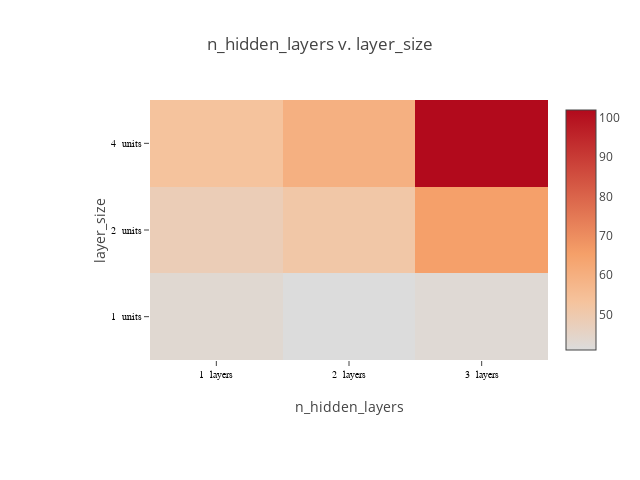

Notebook cell for this chart:
### Code cell
def plot_matrix(lossframe, x_labels, y_labels, x_suffix="", y_suffix=""):

    pivot = lossframe.pivot_table(index=[y_labels], columns=[x_labels], values=['MSE'])
#    print(pivot)
    # specify labels as strings, to force plotly to use a discrete axis
#    print(pivot.columns.levels[1]).values
#    print(lossframe[x_labels].dtype)
    
    if lossframe[x_labels].dtype == np.float64 or lossframe[x_labels].dtype == np.float32:
        xaxis = ["%f %s" % (i, x_suffix) for i in pivot.columns.levels[1].values]
    else:
        xaxis = ["%d %s" % (i, x_suffix) for i in pivot.columns.levels[1].values]
    if lossframe[y_labels].dtype == np.float64 or lossframe[y_labels].dtype == np.float32:
        yaxis = ["%f %s" % (i, y_suffix) for i in pivot.index.values]
    else:
        yaxis = ["%d %s" % (i, y_suffix) for i in pivot.index.values]
        
#    print(xaxis, yaxis)
    """plot a heat map of a matrix"""
    chart_width=640
    chart_height=480
    
    layout = Layout(
        title="%s v. %s" % (x_labels, y_labels),
        height=chart_height,
        width=chart_width,     
        margin=dict(
            l=150,
            r=30,
            b=120,
            t=100,
        ),
        xaxis=dict(
            title=x_labels,
            tickfont=dict(
                family='Arial, sans-serif',
                size=10,
                color='black'
            ),
        ),
        yaxis=dict(
            title=y_labels,
            tickfont=dict(
                family='Arial, sans-serif',
                size=10,
                color='black'
            ),
        ),
    )
    
    data = [Heatmap(z=pivot.values,
                    x=xaxis,
                    y=yaxis,
                    colorscale=[[0, 'rgb(0,0,255)', [1, 'rgb(255,0,0)']]],
                   )
           ]

    fig = Figure(data=data, layout=layout)
    return iplot(fig, link_text="")

plot_matrix(lossframe, "n_hidden_layers", "layer_size", x_suffix=" layers", y_suffix=" units")

### Figure 1 — Plotly figure (JSON) as saved in the notebook; plotly's stock layout.template omitted (floating-point values rounded to 4 significant figures)
{"data": [{"colorscale": [[0, "rgb(0,0,255)", [1, "rgb(255,0,0)"]]], "type": "heatmap", "x": ["1  layers", "2  layers", "3  layers"], "y": ["1  units", "2  units", "4  units"], "z": [[43.19, 41.01, 42.52], [48.24, 51.28, 65.28], [53.12, 59.87, 102.0]]}], "layout": {"height": 480, "margin": {"b": 120, "l": 150, "r": 30, "t": 100}, "title": "n_hidden_layers v. layer_size", "width": 640, "xaxis": {"tickfont": {"color": "black", "family": "Arial, sans-serif", "size": 10}, "title": "n_hidden_layers"}, "yaxis": {"tickfont": {"color": "black", "family": "Arial, sans-serif", "size": 10}, "title": "layer_size"}}}
